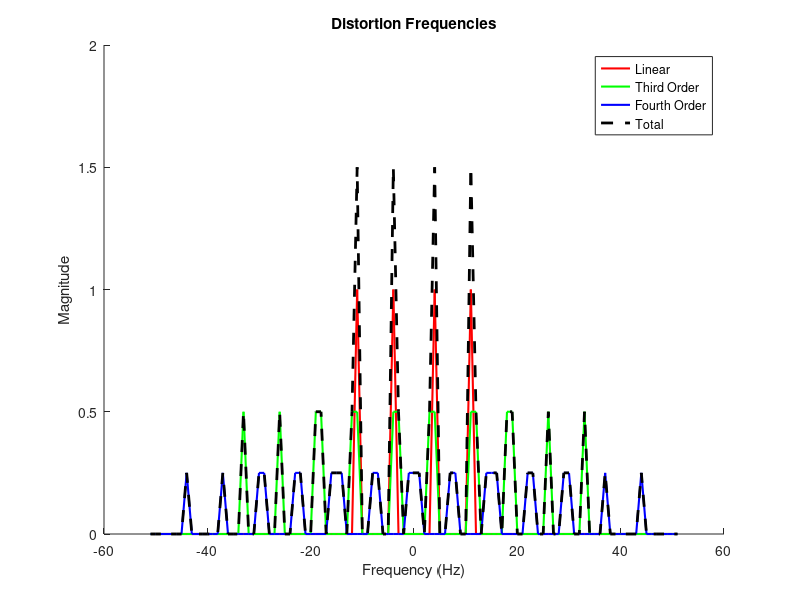

MATLAB code for this plot:
clear; close all; clc;

% y(t) = u(t) - 0.5u³(t) - 0.25u⁴(t)
factors = [1 0 -0.5 -0.25];

excitedFreq = [4 11]; % Hz

% for negative frequencies
excitedFreq = [-flip(excitedFreq) excitedFreq];

freqAxis = -length(factors)*max(excitedFreq)-7:length(factors)*max(excitedFreq)+7;

linearResponse = zeros(1, length(factors) * max(excitedFreq) * 2+15);
thirdOrderResponse = zeros(1, length(factors) * max(excitedFreq) * 2+15);
fourthOrderResponse = zeros(1, length(factors) * max(excitedFreq) * 2+15);

for i = excitedFreq
    linearResponse(i+length(factors)*max(excitedFreq)+8) = abs(factors(1));
    for j = excitedFreq
        for k = excitedFreq
            thirdOrderResponse(i + j + k+length(factors)*max(excitedFreq)+8) = abs(factors(3));
            for l = excitedFreq
                fourthOrderResponse(i + j + k + l+length(factors)*max(excitedFreq)+8) = abs(factors(4));
            end
        end
    end
end

total = linearResponse + thirdOrderResponse + fourthOrderResponse;

figure;
hold on;
plot(freqAxis, linearResponse, 'r', 'LineWidth', 1.5);
plot(freqAxis, thirdOrderResponse, 'g', 'LineWidth', 1.5);
plot(freqAxis, fourthOrderResponse, 'b', 'LineWidth', 1.5);
plot(freqAxis, total, 'k', 'LineWidth', 2, 'LineStyle', '--');
title('Distortion Frequencies');
xlabel('Frequency (Hz)');
ylabel('Magnitude');
legend('Linear', 'Third Order', 'Fourth Order', 'Total');
hold off;
